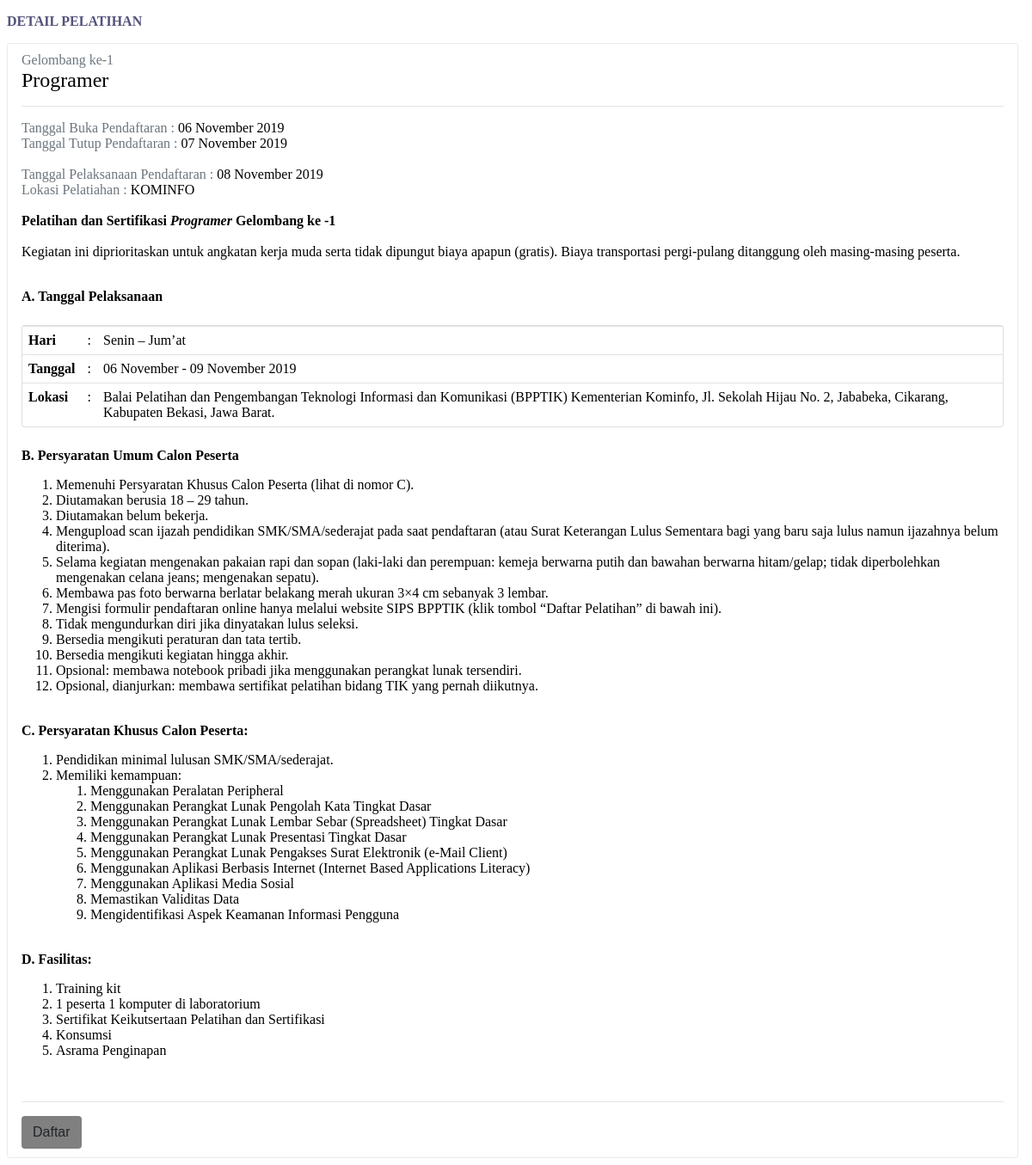
The app's page /detail_pelatihan.php?kode=1 with its own data.
### tables this page shows
CREATE TABLE `d_pelatihan` (
  `kd_pelatihan` varchar(12) NOT NULL,
  `judul_pelatihan` varchar(50) NOT NULL,
  `sts` varchar(5) NOT NULL,
  `tgl_buka` date NOT NULL,
  `tgl_tutup` date NOT NULL,
  `tgl_pelaksanaan` date NOT NULL,
  `tgl_selesai` date NOT NULL,
  `gelombang` int(15) NOT NULL,
  `id_soal` int(15) NOT NULL,
  `waktu_pengerjaan` int(15) NOT NULL
);

### detail_pelatihan.php (the view, shortened to what this page needs)
<?php
	include 'koneksi.php';
	$kode=$_GET['kode'];
	$sql=mysqli_query($koneksi,"select*from d_pelatihan where kd_pelatihan = '$kode'");
	$data = mysqli_fetch_array($sql);
 ?>
<!DOCTYPE html>
<html>
<head>
</head>
<body>
	<link rel=stylesheet type=text/css href=isi.css>
	<main id="content" class="pad">
		<header class="title-content">
			<h3 class="text-uppercase">Detail Pelatihan</h3>
		</header>
		<div class="pelatihan-detail">
			<span class="text-mute">Gelombang ke-<?php echo $data['gelombang'];?></span>
			<h1 ><?php echo $data['judul_pelatihan'];?></h1>
			<hr>
			<span class="periode">
				<span class="text-mute">Tanggal Buka Pendaftaran : </span>
				<span class="text-biasa"> <?php echo date("d F Y", strtotime($data['tgl_buka']));?> </span>
			</span><br>
			<span class="periode">
				<span class="text-mute">Tanggal Tutup Pendaftaran : </span>
				<span class="text-biasa"> <?php echo date("d F Y", strtotime($data['tgl_tutup']));?> </span>
			</span><br><br>
			<span class="periode">
				<span class="text-mute">Tanggal Pelaksanaan Pendaftaran : </span>
				<span class="text-biasa"> <?php echo date("d F Y", strtotime($data['tgl_pelaksanaan']));?> </span>
			</span><br>
			<span class="periode">
				<span class="text-mute">Lokasi Pelatiahan : </span>
				<span class="text-biasa"> KOMINFO </span>
			</span><br><br>
			<strong>Pelatihan dan Sertifikasi </strong>
			<i>
				<strong><?php echo $data['judul_pelatihan'];?> </strong>
			</i>
			<strong>Gelombang ke -<?php echo $data['gelombang'];?></strong>
			<br><br>
			<p>
				Kegiatan ini diprioritaskan untuk angkatan kerja muda serta tidak dipungut biaya apapun (gratis). Biaya transportasi pergi-pulang ditanggung oleh masing-masing peserta.
			</p><br>
			<strong>A. Tanggal Pelaksanaan</strong>
			<br><br>
			<figure class="table">
				<table>
					<tr>
						<td><strong>Hari</strong></td><td>:</td><td>Senin – Jum’at</td>
					</tr>
					<tr>
						<td><strong>Tanggal</strong></td><td>:</td><td><?php echo date("d F", strtotime($data['tgl_buka']));?> - <?php echo date("d F Y", strtotime($data['tgl_selesai']));?></td>
					</tr>
					<tr>
						<td><strong>Lokasi</strong></td><td>:</td><td>Balai Pelatihan dan Pengembangan Teknologi Informasi dan Komunikasi (BPPTIK) Kementerian Kominfo, Jl. Sekolah Hijau No. 2, Jababeka, Cikarang, Kabupaten Bekasi, Jawa Barat.</td>
					</tr>
				</table>
			</figure><br>
			<strong>B. Persyaratan Umum Calon Peserta</strong><br>
			<ol>
				<li>Memenuhi Persyaratan Khusus Calon Peserta (lihat di nomor C).</li>
				<li>Diutamakan berusia 18 – 29 tahun.</li>
				<li>Diutamakan belum bekerja.</li>
				<li>Mengupload scan ijazah pendidikan SMK/SMA/sederajat pada saat pendaftaran (atau Surat Keterangan Lulus Sementara bagi yang baru saja lulus namun ijazahnya belum diterima).</li>
				<li>Selama kegiatan mengenakan pakaian rapi dan sopan (laki-laki dan perempuan: kemeja berwarna putih dan bawahan berwarna hitam/gelap; tidak diperbolehkan mengenakan celana jeans; mengenakan sepatu).</li>
				<li>Membawa pas foto berwarna berlatar belakang merah ukuran 3×4 cm sebanyak 3 lembar.</li>
				<li>Mengisi formulir pendaftaran online hanya melalui website SIPS BPPTIK (klik tombol “Daftar Pelatihan” di bawah ini).</li>
				<li>Tidak mengundurkan diri jika dinyatakan lulus seleksi.</li>
				<li>Bersedia mengikuti peraturan dan tata tertib.</li>
				<li>Bersedia mengikuti kegiatan hingga akhir.</li>
				<li>Opsional: membawa notebook pribadi jika menggunakan perangkat lunak tersendiri.</li>
				<li>Opsional, dianjurkan: membawa sertifikat pelatihan bidang TIK yang pernah diikutnya.</li>
			</ol><br>
			<strong>C. Persyaratan Khusus Calon Peserta:</strong>
			<ol>
				<li>Pendidikan minimal lulusan SMK/SMA/sederajat.</li>
				<li>Memiliki kemampuan:
					<ol>
						<li>Menggunakan Peralatan Peripheral</li>
						<li>Menggunakan Perangkat Lunak Pengolah Kata Tingkat Dasar</li>
						<li>Menggunakan Perangkat Lunak Lembar Sebar (Spreadsheet) Tingkat Dasar</li>
						<li>Menggunakan Perangkat Lunak Presentasi Tingkat Dasar</li>
						<li>Menggunakan Perangkat Lunak Pengakses Surat Elektronik  (e-Mail Client)</li>
						<li>Menggunakan Aplikasi Berbasis Internet (Internet Based Applications Literacy)</li>
						<li>Menggunakan Aplikasi Media Sosial</li>
						<li>Memastikan Validitas Data</li>
						<li>Mengidentifikasi Aspek Keamanan Informasi Pengguna</li>
					</ol>
				</li>
			</ol><br>
			<strong>D. Fasilitas:</strong>
			<ol>
				<li>Training kit</li>
				<li>1 peserta 1 komputer di laboratorium</li>
				<li>Sertifikat Keikutsertaan Pelatihan dan Sertifikasi</li>
				<li>Konsumsi</li>
				<li>Asrama Penginapan</li>
			</ol><br>
			<hr>
			<a href="simpan_pilih_pelatihan.php?kd_pelatihan=<?php echo $data['kd_pelatihan'];?>"><button class="btn" style="background-color: gray">Daftar</button></a>
		</div>
	</main>
</body>
</html>

### isi.css (style rules this page uses)
.pad { padding-right: .5rem!important; padding-bottom: 0!important; display: block; }
.title-content { width: 100%; position: relative; }
.text-uppercase { text-transform: uppercase!important; }
table { border-collapse: collapse; }
.table { width: 100%; margin-bottom: 1rem; background-color: transparent; clear: both; margin-top: 6px !important; margin-bottom: 6px !important; max-width: none !important; border-collapse: separate !important; border-spacing: 0; display: table; border-color: grey; background-color: #fff; background-clip: border-box; border: 1px solid rgba(0,0,0,.125); border-radius: .25rem; }
tr { display: table-row; vertical-align: inherit; border-color: inherit; }
.table td { padding : 7px; vertical-align: top; border-top: 1px solid #dee2e6; }
td, th { display: table-cell; vertical-align: inherit; }
.btn { display: inline-block; font-weight: 400; color: #212529; text-align: center; vertical-align: middle; -webkit-user-select: none; -moz-user-select: none; -ms-user-select: none; user-select: none; background-color: transparent; border: 1px solid transparent; padding: .375rem .75rem; font-size: 1rem; line-height: 1.5; border-radius: .25rem; transition: color .15s ease-in-out,background-color .15s ease-in-out,border-color .15s ease-in-out,box-shadow .15s ease-in-out; }
a { color: #000000; text-decoration: none; background-color: transparent; }
hr { margin-top: 1rem; margin-bottom: 1rem; border: 0; border-top: 1px solid rgba(0,0,0,.1); box-sizing: content-box; height: 0; overflow: visible; }
a { color: #007bff; text-decoration: none; background-color: transparent; }
.pelatihan-detail { flex-basis: 0; -webkit-box-flex: 1; flex-grow: 1; max-width: 100%; padding: .6rem 1rem; background-color: #fff; border-radius: .2rem; border: 1px solid #eaeaea; }
.text-mute { color: #6c757d!important; }
.text-biasa { color: #000; }
h1 { margin-bottom: .5rem; font-family: inherit; font-weight: 500; line-height: 1.2; color: inherit; margin-top: 0; font-size: 1.5em; }
b, strong { font-weight: bolder; }
p { margin-top: 0; margin-bottom: 1rem; }
figure { margin: 0 0 1rem; }

### records on screen
d_pelatihan: gelombang "1", judul_pelatihan "Programer", tgl_buka "06 November 2019", tgl_tutup "07 November 2019", tgl_pelaksanaan "08 November 2019", tgl_buka "06 November", tgl_selesai "09 November 2019"
